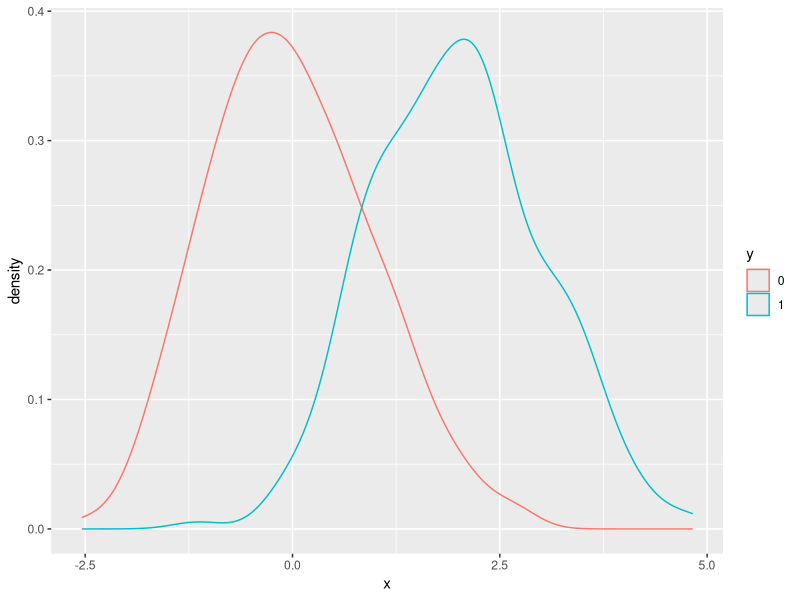
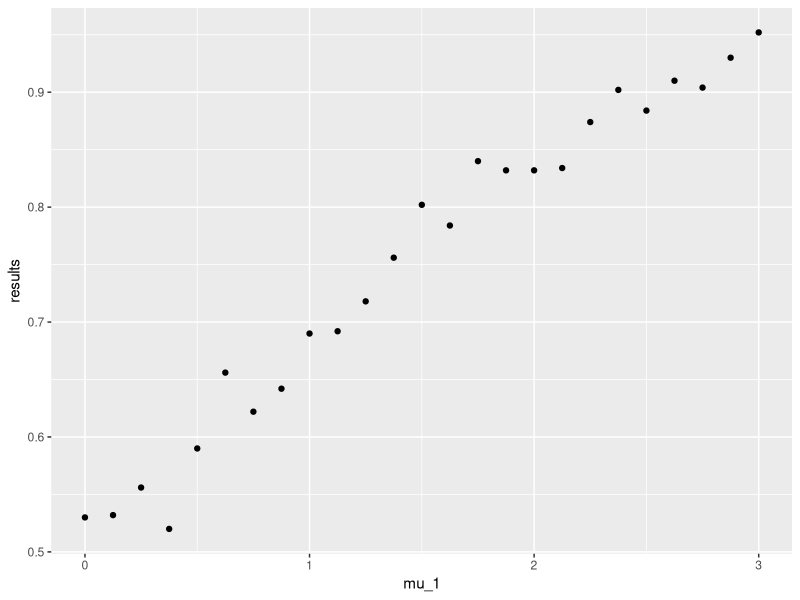

The R source for these figures, in order:
library(tidyverse)
library(caret)

set.seed(2)
set.seed(2, sample.kind="Rounding") #if you are using R 3.6 or later
make_data <- function(n = 1000, p = 0.5, 
                      mu_0 = 0, mu_1 = 2, 
                      sigma_0 = 1,  sigma_1 = 1){
  
  y <- rbinom(n, 1, p)
  f_0 <- rnorm(n, mu_0, sigma_0)
  f_1 <- rnorm(n, mu_1, sigma_1)
  x <- ifelse(y == 1, f_1, f_0)
  
  test_index <- createDataPartition(y, times = 1, p = 0.5, list = FALSE)
  
  list(train = data.frame(x = x, y = as.factor(y)) %>% slice(-test_index),
       test = data.frame(x = x, y = as.factor(y)) %>% slice(test_index))
}
dat <- make_data()


dat$train %>% ggplot(aes(x, color = y)) + geom_density()


set.seed(1)
res <- function(mu_1){
  gulugulu <- make_data(mu_1 = mu_1)
  fit <- glm(y ~ x, data = gulugulu$train, family = "binomial")
  y_hat <- predict(fit, newdata = gulugulu$test, type = "response")
  y_hat_logit <- ifelse(y_hat > 0.5, 1, 0) %>% factor()
  return(mean(y_hat_logit == gulugulu$test$y))
}
mu_1 = seq(0, 3, len = 25)

results <- sapply(mu_1, res)

ploty <- tibble(results = results, mu_1 = mu_1)

ploty %>% ggplot(aes(mu_1, results)) + geom_point()




